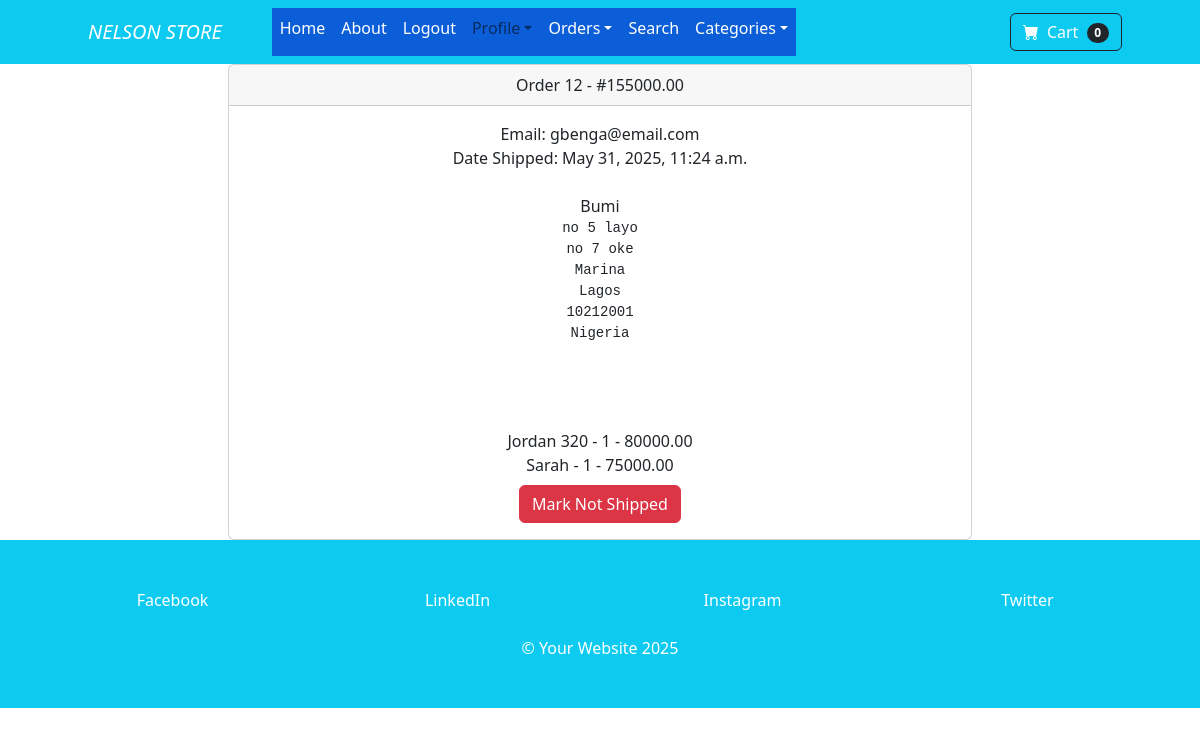
Page /payment/orders/12 (signed in) on the committed database.
### payment/models.py (models this page shows, shortened)
class Order(models.Model):
    user = models.ForeignKey(User, on_delete=models.CASCADE, null=True, blank=True)
    full_name = models.CharField(max_length=250)
    email = models.EmailField(max_length=250)
    shipping_address = models.TextField(max_length=1500)
    amount_paid = models.DecimalField(max_digits=10, decimal_places=2)
    date_ordered = models.DateTimeField(auto_now_add=True)
    shipped = models.BooleanField(default=False)
    date_shipped = models.DateTimeField(blank=True, null=True)

class Order_items(models.Model):
    order = models.ForeignKey(Order, on_delete=models.CASCADE, null=True)
    product = models.ForeignKey(Product, on_delete=models.CASCADE, null=True)
    user = models.ForeignKey(User, on_delete=models.CASCADE, null=True, blank=True)
    quantity = models.PositiveIntegerField(default=1)
    price = models.DecimalField(max_digits=10, decimal_places=2)

### myapp/models.py (models this page shows)
class Product(models.Model):
    name =  models.CharField(max_length=50)
    price = models.DecimalField(default=0, decimal_places=2, max_digits=10)
    category = models.ForeignKey(Category, on_delete=models.CASCADE, default=1)
    description = models.CharField(max_length=250, default="", blank=True)
    image = models.ImageField(upload_to='uploads/product/')
    sale = models.BooleanField(default=False)
    sale_price = models.DecimalField(default=0, decimal_places=2, max_digits=10)
    def __str__(self):
        return self.name

### payment/views.py (the view, shortened to what this page needs)
# urls.py: path('orders/<int:pk>', views.orders, name='orders'),
def orders(request, pk):
    if request.user.is_authenticated and request.user.is_superuser:
        order = Order.objects.get(id=pk)
        items = Order_items.objects.filter(order=pk)
        context = {'order':order, 'items':items}
        return render(request, 'payment/orders.html', context)
    else:
        messages.success(request, 'Access Denied!')
        return redirect('home')

### cart/cart.py (called while the page is built)
    def __len__(self):
         return len(self.cart)

### cart/context_processors.py (called while the page is built)
def cart(request):
    return {'cart': Cart(request)}

### payment/templates/payment/orders.html (shortened to what this page needs)
{% extends 'base.html' %}
{% load static %}
{% block content %}
        <div class="container ">
            <div class="row">
                <center>
                    <div class="col-8">
                        <div class="card">
                            <div class="card-header">
                                Order {{ order.id }} - #{{ order.amount_paid }}
                            </div>
                            <div class="card-body">
                                Email: {{ order.email }} <br>
                                {% if order.date_shipped %}
                                    Date Shipped: {{ order.date_shipped }}
                                {% else %}
                                    Date Ordered: {{ order.date_ordered }}
                                {% endif %}
                                <br><br>
                                {{ order.full_name }} <br>
                                <pre>{{ order.shipping_address }}
                                </pre>
                                <br><br>
                                {% for item in items %}
                                    {{ item.product }} - {{ item.quantity }} - {{ item.price}}<br>
                                {% endfor %}
                                {% if not order.shipped %}
                                    <form method="POST" class="mt-2">
                                        {% csrf_token %}
                                        <input type="hidden" name="shipping_status" value="true">
                                        <button type="submit" class="btn btn-success">Mark As Shipped</button>
                                    </form>
                                {% else %}
                                    <form method="POST" class="mt-2">
                                        <button type="submit" class="btn btn-danger">Mark Not Shipped</button>
                                    </form>
                            {% endif %}
                            </div>
                        </div>
                    </div>
                </center>
            </div>
        </div>
{% endblock %}

### rows in the picture
Order: id "12", amount_paid "155000.00", email "gbenga@email.com", date_shipped "May 31, 2025, 11:24 a.m.", full_name "Bumi", shipping_address "no 5 layo no 7 oke Marina Lagos 10212001 Nigeria"
Order_items: product "Jordan 320", quantity "1", price "80000.00"
Order_items: product "Sarah", quantity "1", price "75000.00"

### other values in the picture
{{ cart|length }} "0"
